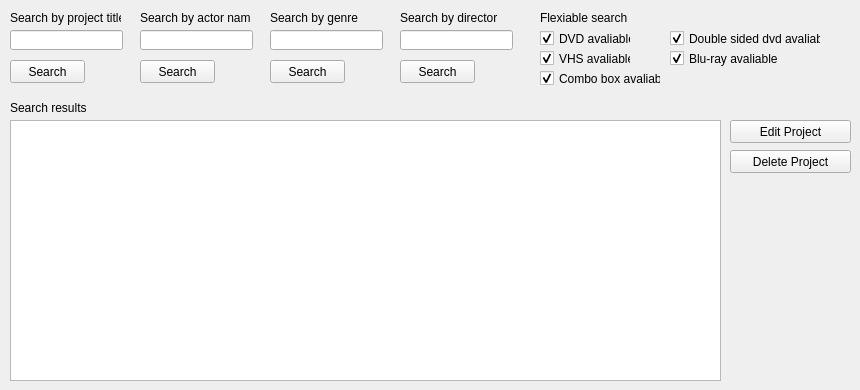
    <widget class="QWidget" name="browseTab">
     <attribute name="title">
      <string>Browse</string>
     </attribute>
     <widget class="QPushButton" name="searchByTitle">
      <property name="geometry">
       <rect>
        <x>10</x>
        <y>60</y>
        <width>75</width>
        <height>23</height>
       </rect>
      </property>
      <property name="text">
       <string>Search</string>
      </property>
     </widget>
     <widget class="QLabel" name="label_23">
      <property name="geometry">
       <rect>
        <x>10</x>
        <y>10</y>
        <width>111</width>
        <height>16</height>
       </rect>
      </property>
      <property name="text">
       <string>Search by project title</string>
      </property>
     </widget>
     <widget class="QLineEdit" name="lineEdit">
      <property name="geometry">
       <rect>
        <x>10</x>
        <y>30</y>
        <width>113</width>
        <height>20</height>
       </rect>
      </property>
     </widget>
     <widget class="QPushButton" name="searchByActor">
      <property name="geometry">
       <rect>
        <x>140</x>
        <y>60</y>
        <width>75</width>
        <height>23</height>
       </rect>
      </property>
      <property name="text">
       <string>Search</string>
      </property>
     </widget>
     <widget class="QLineEdit" name="lineEdit_2">
      <property name="geometry">
       <rect>
        <x>140</x>
        <y>30</y>
        <width>113</width>
        <height>20</height>
       </rect>
      </property>
     </widget>
     <widget class="QLabel" name="label_45">
      <property name="geometry">
       <rect>
        <x>140</x>
        <y>10</y>
        <width>111</width>
        <height>16</height>
       </rect>
      </property>
      <property name="text">
       <string>Search by actor name</string>
      </property>
     </widget>
     <widget class="QLabel" name="label_55">
      <property name="geometry">
       <rect>
        <x>540</x>
        <y>10</y>
        <width>111</width>
        <height>16</height>
       </rect>
      </property>
      <property name="text">
       <string>Flexiable search</string>
      </property>
     </widget>
     <widget class="QCheckBox" name="checkBox">
      <property name="enabled">
       <bool>true</bool>
      </property>
      <property name="geometry">
       <rect>
        <x>540</x>
        <y>30</y>
        <width>91</width>
        <height>17</height>
       </rect>
      </property>
      <property name="text">
       <string>DVD avaliable</string>
      </property>
      <property name="checked">
       <bool>true</bool>
      </property>
      <property name="tristate">
       <bool>false</bool>
      </property>
     </widget>
     <widget class="QCheckBox" name="checkBox_2">
      <property name="geometry">
       <rect>
        <x>540</x>
        <y>50</y>
        <width>91</width>
        <height>17</height>
       </rect>
      </property>
      <property name="text">
       <string>VHS avaliable</string>
      </property>
      <property name="checked">
       <bool>true</bool>
      </property>
     </widget>
     <widget class="QCheckBox" name="checkBox_3">
      <property name="geometry">
       <rect>
        <x>540</x>
        <y>70</y>
        <width>121</width>
        <height>17</height>
       </rect>
      </property>
      <property name="text">
       <string>Combo box avaliable</string>
      </property>
      <property name="checked">
       <bool>true</bool>
      </property>
     </widget>
     <widget class="QCheckBox" name="checkBox_4">
      <property name="geometry">
       <rect>
        <x>670</x>
        <y>50</y>
        <width>111</width>
        <height>17</height>
       </rect>
      </property>
      <property name="text">
       <string>Blu-ray avaliable</string>
      </property>
      <property name="checked">
       <bool>true</bool>
      </property>
     </widget>
     <widget class="QCheckBox" name="checkBox_5">
      <property name="geometry">
       <rect>
        <x>670</x>
        <y>30</y>
        <width>151</width>
        <height>17</height>
       </rect>
      </property>
      <property name="text">
       <string>Double sided dvd avaliable</string>
      </property>
      <property name="checked">
       <bool>true</bool>
      </property>
     </widget>
     <widget class="QPushButton" name="searchByGenre">
      <property name="geometry">
       <rect>
        <x>270</x>
        <y>60</y>
        <width>75</width>
        <height>23</height>
       </rect>
      </property>
      <property name="text">
       <string>Search</string>
      </property>
     </widget>
     <widget class="QLabel" name="label_56">
      <property name="geometry">
       <rect>
        <x>270</x>
        <y>10</y>
        <width>111</width>
        <height>16</height>
       </rect>
      </property>
      <property name="text">
       <string>Search by genre</string>
      </property>
     </widget>
     <widget class="QLineEdit" name="lineEdit_3">
      <property name="geometry">
       <rect>
        <x>270</x>
        <y>30</y>
        <width>113</width>
        <height>20</height>
       </rect>
      </property>
     </widget>
     <widget class="QPushButton" name="searchByDirector">
      <property name="geometry">
       <rect>
        <x>400</x>
        <y>60</y>
        <width>75</width>
        <height>23</height>
       </rect>
      </property>
      <property name="text">
       <string>Search</string>
      </property>
     </widget>
     <widget class="QLineEdit" name="lineEdit_4">
      <property name="geometry">
       <rect>
        <x>400</x>
        <y>30</y>
        <width>113</width>
        <height>20</height>
       </rect>
      </property>
      <property name="text">
       <string/>
      </property>
     </widget>
     <widget class="QLabel" name="label_57">
      <property name="geometry">
       <rect>
        <x>400</x>
        <y>10</y>
        <width>111</width>
        <height>16</height>
       </rect>
      </property>
      <property name="text">
       <string>Search by director</string>
      </property>
     </widget>
     <widget class="QPushButton" name="editProjectBtnBrowse">
      <property name="geometry">
       <rect>
        <x>730</x>
        <y>120</y>
        <width>121</width>
        <height>23</height>
       </rect>
      </property>
      <property name="text">
       <string>Edit Project</string>
      </property>
     </widget>
     <widget class="QPushButton" name="deleteProjectBtnBrowse">
      <property name="geometry">
       <rect>
        <x>730</x>
        <y>150</y>
        <width>121</width>
        <height>23</height>
       </rect>
      </property>
      <property name="text">
       <string>Delete Project</string>
      </property>
     </widget>
     <widget class="QListView" name="listView">
      <property name="geometry">
       <rect>
        <x>10</x>
        <y>120</y>
        <width>711</width>
        <height>261</height>
       </rect>
      </property>
     </widget>
     <widget class="QLabel" name="label_58">
      <property name="geometry">
       <rect>
        <x>10</x>
        <y>100</y>
        <width>111</width>
        <height>16</height>
       </rect>
      </property>
      <property name="text">
       <string>Search results</string>
      </property>
     </widget>
    </widget>
